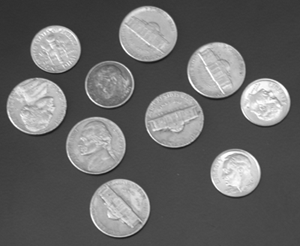
#> input picture Week7/images/coins.png, 300 x 246 px, found by its file name; its folder holds only this picture in this run
$ python 1_hough_transform.py
#> lines starting #> are read from the running program, lines starting #| are printed output that depends on the picture; after the words box and inside, x2 and y2 are one past the last pixel; in counts of white or black regions, pixels touching at a corner belong together
import math
from typing import List

import cv2
import numpy as np
from matplotlib import pyplot as plt
from scipy.ndimage import gaussian_filter
from skimage import feature
from skimage.feature import peak_local_max
from skimage.io import imread
from skimage.transform import hough_line, hough_line_peaks, hough_circle, hough_circle_peaks

# [75 lines left out: functions line_hough_transform, calc_y, hough_lines, not called in this run]


def circle_hough_transform(image, sigma=1.4, low_threshold=0.8, high_threshold=0.9, radii=None):
    canny_image = feature.canny(image,
                                sigma=sigma,
                                low_threshold=low_threshold,
                                high_threshold=high_threshold,
                                use_quantiles=True)
    if radii is None:
        radii = np.arange(5, 200, 2)

    circles = hough_circle(canny_image, radius=radii)
    return circles, radii, canny_image


def hough_circles(image, radii, num_peaks=10):
    accums, cxs, cys, radii = hough_circle_peaks(image, radii, total_num_peaks=num_peaks)
    circles = []
    for cy, cx, radius in zip(cys, cxs, radii):
        circles.append((cx, cy, radius))
    return circles


# [43 lines left out: function task2, not called in this run]


def task3():
    image_name = "coins.png"
    image = imread(f"Week7/images/{image_name}", as_gray=True)
#> image is the input picture: shape (246, 300); min 23, max 255, mean 103

    hough_space, radii, canny_image = circle_hough_transform(image)
#> in circle_hough_transform, `canny_image = feature.canny(image, sigma=sigma, low_threshold=low_thre..`:
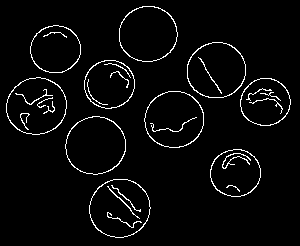
#> canny_image: shape (246, 300) bool; 3.8% white in thin lines or dots, all inside (x1, y1, x2, y2) = (6, 6, 291, 238)
#> radii = 98 values from 5 to 199
    circles = hough_circles(hough_space, radii, num_peaks=10)
#> in hough_circles, `accums, cxs, cys, radii = hough_circle_peaks(image, radii, total_num_p..`: accums = [0.625, 0.604, 0.597, 0.589, 0.583, 0.577, 0.576, 0.56, 0.544, 0.536]; cxs = [138, 109, 265, 216, 174, 96, 55, 148, 111, 118]; cys = [226, 83, 103, 71, 119, 145, 50, 35, 83, 208]; radii = [5, 25, 25, 29, 29, 29, 25, 29, 23, 29]
#> the loop in hough_circles, `for cy, cx, radius in zip(cys, cxs, radii):` made 10 passes
#> (cy, cx, radius) on passes 1 to 10: (226, 138, 5), (83, 109, 25), (103, 265, 25), (71, 216, 29), (119, 174, 29), (145, 96, 29), (50, 55, 25), (35, 148, 29), (83, 111, 23), (208, 118, 29)
#> after the loop in hough_circles, `for cy, cx, radius in zip(cys, cxs, radii):`: circles = [(138, 226, 5), (109, 83, 25), (265, 103, 25), (216, 71, 29), (174, 119, 29), (96, 145, 29), (55, 50, 25), (148, 35, 29), (111, 83, 23), (118, 208, 29)]

    fig, axs = plt.subplots(2, 2, figsize=(16, 16))
    axs[0][0].imshow(image, cmap='gray', aspect="auto")
    axs[0][0].set_title(f"{image_name}")

    axs[0][1].imshow(canny_image, cmap='gray', aspect="auto")
    axs[0][1].set_title("Canny coins")

    h_im = axs[1][0].imshow(hough_space[0], cmap='inferno', aspect="auto")
    axs[1][0].set_title(f"Hough Space, Radius {radii[0]}")
    fig.colorbar(h_im, ax=axs[1][0])

    axs[1][1].imshow(image, cmap='gray', aspect="auto")
    axs[1][1].set_title("Segmented coins")

    for center_x, center_y, radius in circles:
        circle = plt.Circle((center_x, center_y), radius, color='r')
        axs[1][1].add_patch(circle)
#> this loop made 10 passes
    plt.show()
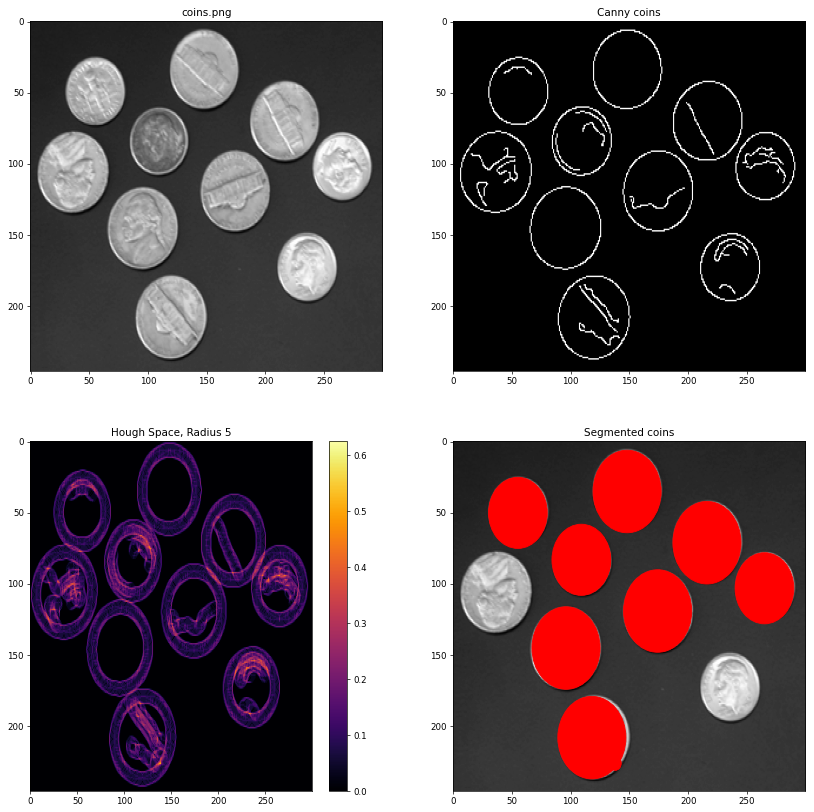
#> figure drawn by matplotlib, 5 panels


if __name__ == '__main__':
    task3()
